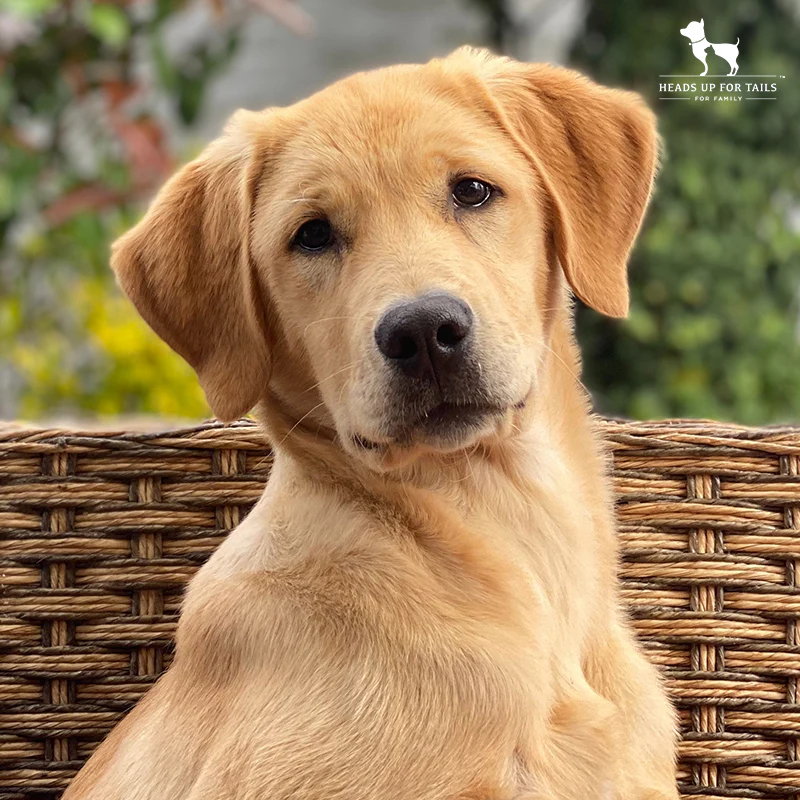
#> input picture OpenCv-Basics/image.png, 800 x 800 px
$ python functions.py
#> lines starting #> are read from the running program, lines starting #| are printed output that depends on the picture; after the words box and inside, x2 and y2 are one past the last pixel; in counts of white or black regions, pixels touching at a corner belong together
import cv2 as cv
img=cv.imread('image.png')
#> img is the input picture: shape (800, 800, 3); mean B, G, R 91.1, 127.9, 155.9
cv.imshow('image',img)

# converting img to grayscale:
gray=cv.cvtColor(img,cv.COLOR_BGR2GRAY)
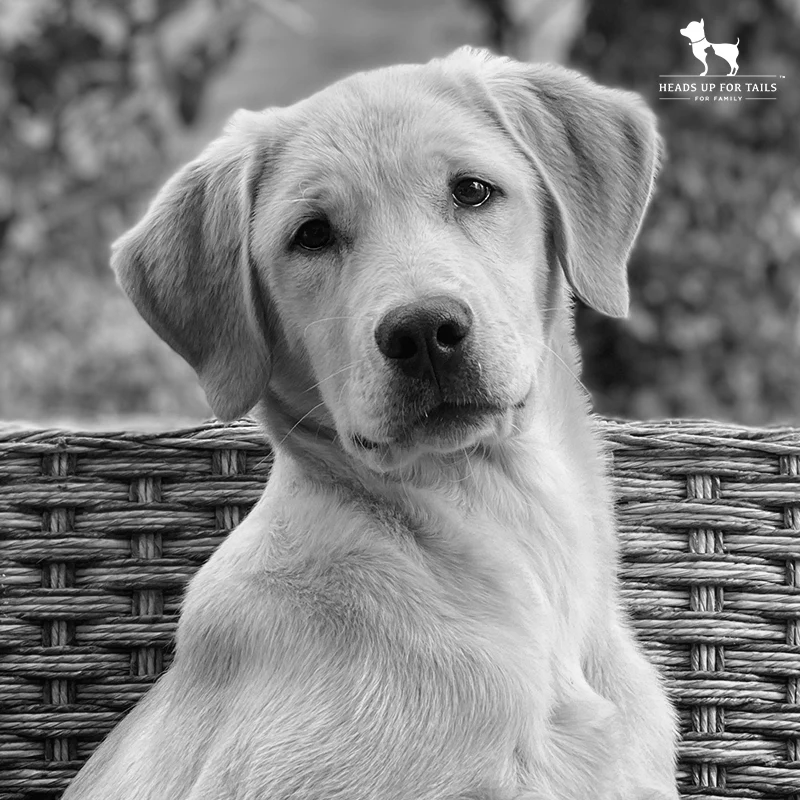
#> gray: shape (800, 800); min 0, max 255, mean 132.1
cv.imshow('gray',gray)

# bluring an image:
blur=cv.GaussianBlur(img,(3,3),cv.BORDER_DEFAULT)
cv.imshow('blur',blur)

# Edges Cascade:

canny=cv.Canny(blur,125,175)
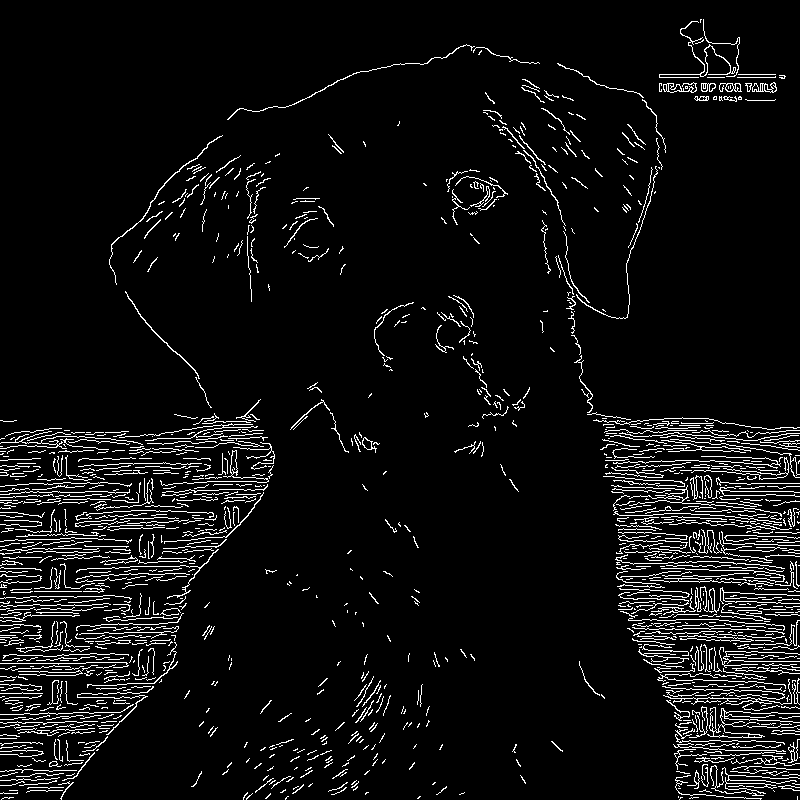
#> canny: shape (800, 800); 6.1% white in thin lines or dots
cv.imshow("canny",canny)

# passing the real iamges produces a lot of noise that can be detected as an edge which can affect the result. so we instead pass the blur of that og imgae.

# dilation :
dial=cv.dilate(canny,(8,8),iterations=3)
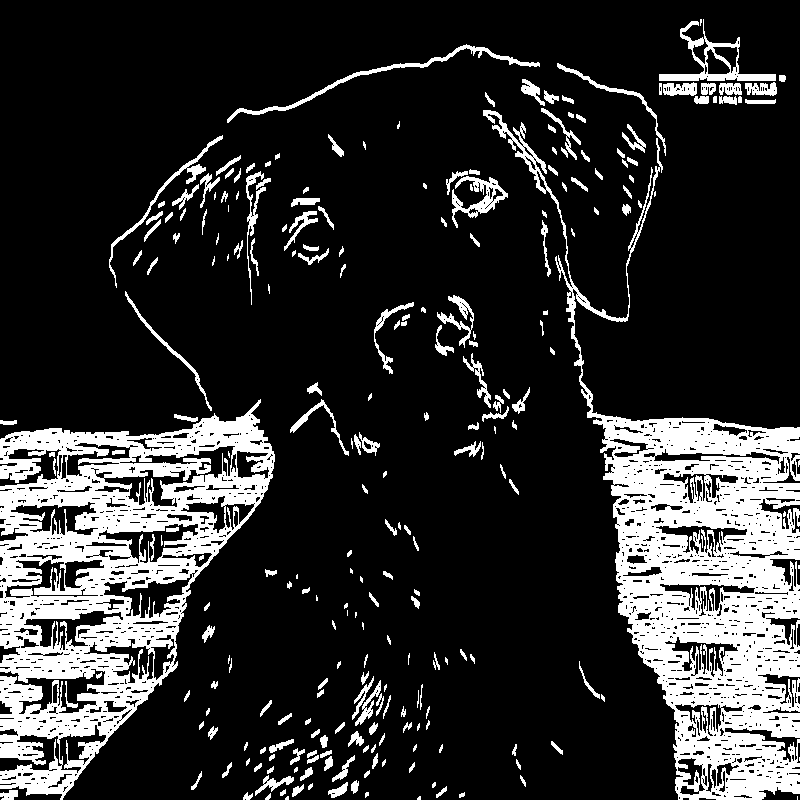
#> dial: shape (800, 800); 18.4% white; 254 white regions (50 under 20 px), largest, box (x1, y1, x2, y2) and area: (483, 110, 800, 800) 51229, (0, 399, 275, 800) 45465, (659, 19, 776, 81) 1551
cv.imshow('dilate',dial)


#Dilation helps fill small holes or gaps in objects, especially if a shape is broken or has tiny imperfections.

# Example:

# If you have broken text or outlines, dilation can reconnect the gaps.


#errosion:
errode=cv.erode(dial,(3,3),iterations=3)
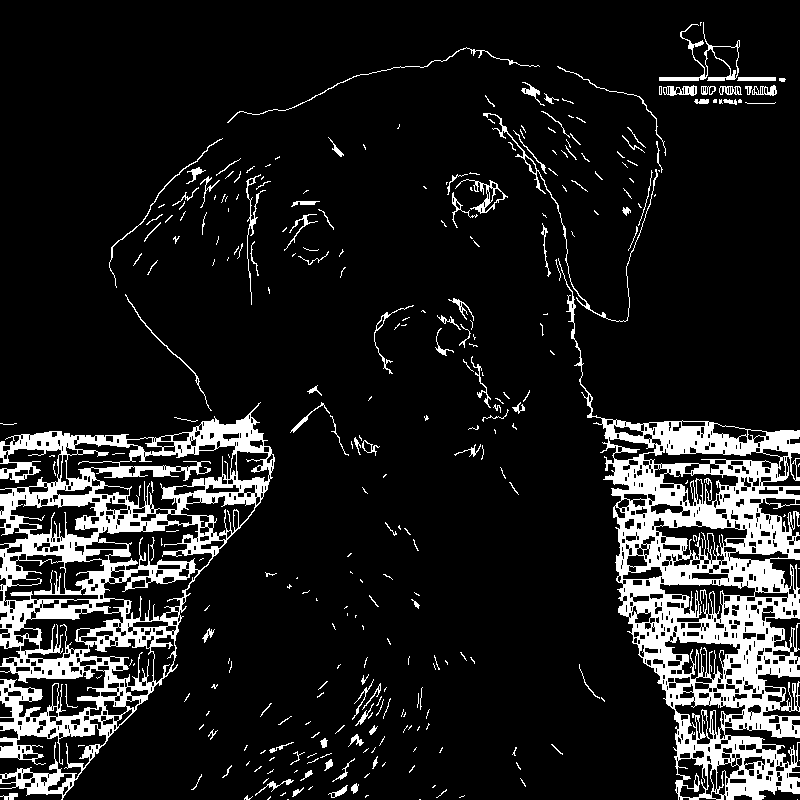
#> errode: shape (800, 800); 11.9% white; 305 white regions (197 under 20 px), largest, box (x1, y1, x2, y2) and area: (558, 258, 800, 800) 35496, (0, 402, 275, 800) 29764, (483, 113, 658, 322) 760
cv.imshow('errode',errode)


# resize:
resized = cv.resize(img,(500,500),interpolation=cv.INTER_AREA)
cv.imshow('resize',resized)

# cropping: consider an image as an array of pixels, so we can select an range of pixles from that array to get the cropped version.

cropped=img[50:500,200:400]
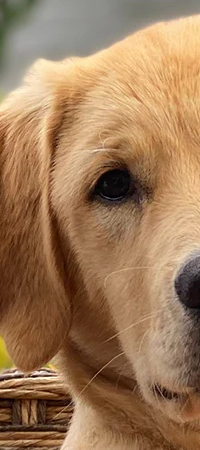
#> cropped: shape (450, 200, 3); mean B, G, R 89.1, 122.4, 158
cv.imshow('cropped',cropped)


cv.waitKey(0)
